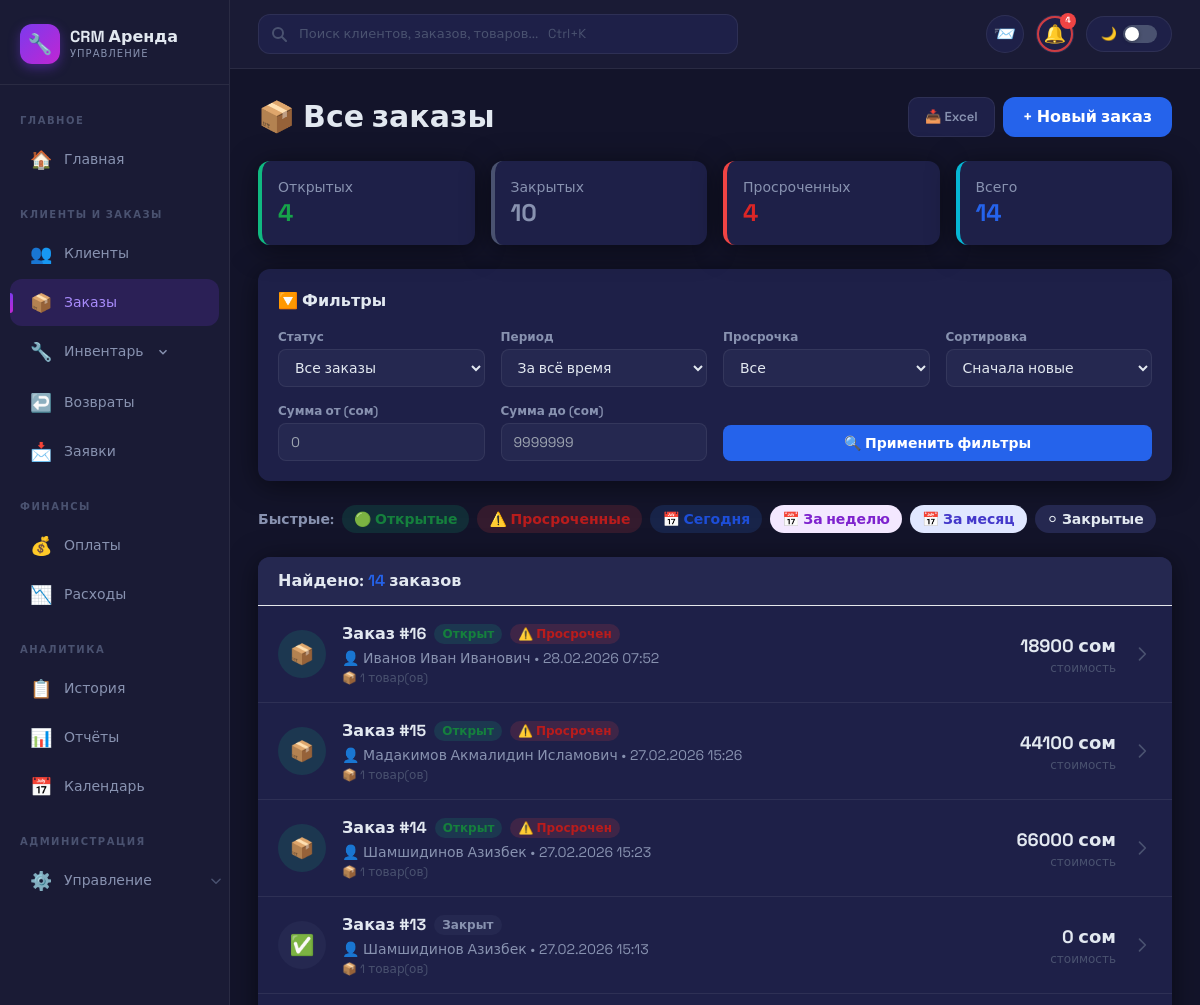
The page /rental/orders/ (signed in, upper part) on the database as committed earlier.
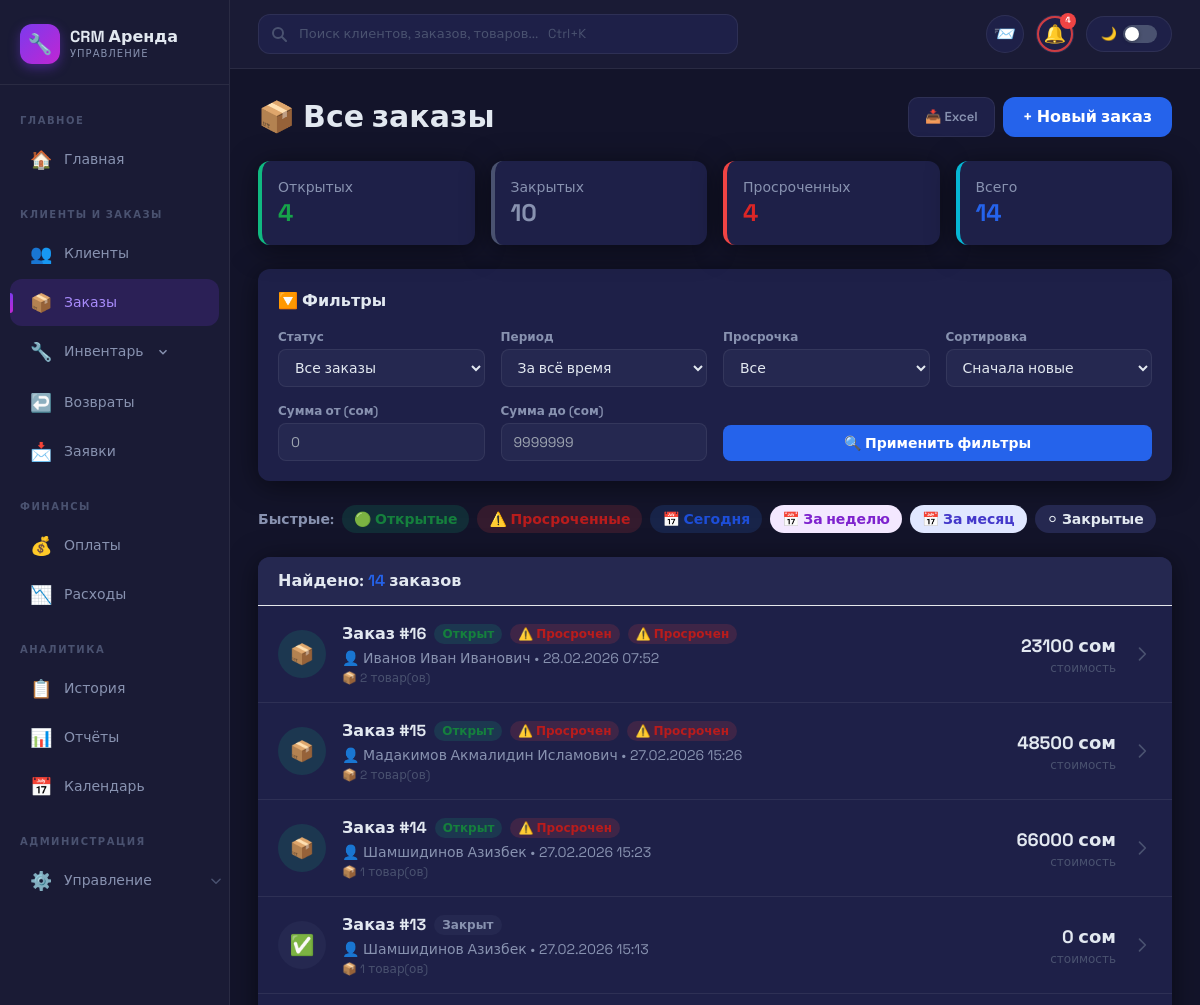
The same page on the database as committed later.
### apps/rental/models.py (models this page shows, shortened)
class RentalOrder(models.Model):
    STATUS_OPEN   = 'open'
    STATUS_CLOSED = 'closed'
    STATUS_CHOICES = [
        (STATUS_OPEN,   'Открыт'),
        (STATUS_CLOSED, 'Закрыт'),
    ]
    client = models.ForeignKey(Client, on_delete=models.CASCADE, related_name='rental_orders', verbose_name='Клиент')
    created_at = models.DateTimeField('Дата создания', auto_now_add=True)
    status = models.CharField('Статус', max_length=20, choices=STATUS_CHOICES, default='open')
    notes = models.TextField('Примечания', blank=True)
    order_number = models.PositiveIntegerField(
        verbose_name='Номер заказа клиента',
        help_text='Порядковый номер заказа для этого клиента (#1, #2, #3...)',
        null=True,
        blank=True
    )
    order_code = models.CharField(
        max_length=50,
        verbose_name='Код заказа',
        help_text='Уникальный код заказа (ФИО-1, ФИО-2...)',
        blank=True,
        db_index=True
    )
    proof_file = models.FileField(
        'Доказательство (фото/аудио)',
        upload_to='orders/proofs/',
        blank=True,
        null=True
    )
    has_delivery = models.BooleanField('Доставка', default=False)
    delivery_address = models.CharField('Адрес доставки', max_length=500, blank=True)
    delivery_vehicle = models.CharField('Автомобиль', max_length=200, blank=True)
    delivery_plate = models.CharField('Номер авто', max_length=50, blank=True)
    delivery_cost = models.DecimalField('Стоимость доставки', max_digits=10, decimal_places=2, default=0)
    class Meta:
        verbose_name = 'Заказ аренды'
        verbose_name_plural = 'Заказы аренды'
        ordering = ['-created_at']
    def get_current_total(self):
        total = Decimal('0')
        for item in self.items.all():
            total += item.get_actual_cost()
        return total

class OrderItem(models.Model):
    order = models.ForeignKey(RentalOrder, on_delete=models.CASCADE, related_name='items', verbose_name='Заказ')
    product = models.ForeignKey(Product, on_delete=models.PROTECT, verbose_name='Товар')
    quantity_taken = models.PositiveIntegerField('Взято штук')
    quantity_returned = models.PositiveIntegerField('Возвращено штук', default=0)
    quantity_remaining = models.PositiveIntegerField('Осталось штук')
    issued_date = models.DateTimeField('Дата выдачи')
    planned_return_date = models.DateTimeField('Планируемая дата возврата')
    rental_days = models.PositiveIntegerField('Дней аренды', default=1)
    rental_hours = models.PositiveIntegerField('Часов аренды', default=0)
    price_per_day = models.DecimalField('Цена/день', max_digits=10, decimal_places=2)
    price_per_hour = models.DecimalField('Цена/час', max_digits=10, decimal_places=2, default=0)
    original_total_cost = models.DecimalField('Изначальная стоимость', max_digits=10, decimal_places=2)
    current_total_cost = models.DecimalField('Текущая стоимость', max_digits=10, decimal_places=2)
    actual_cost = models.DecimalField('Фактическая стоимость', max_digits=10, decimal_places=2, null=True, blank=True)
    rain_applicable = models.BooleanField('Дождь не считается', default=False)
    class Meta:
        verbose_name = 'Товар в заказе'
        verbose_name_plural = 'Товары в заказе'
    def get_actual_cost(self):
        now = timezone.now()
        price_per_day = Decimal(str(self.price_per_day))
        if hasattr(self, '_prefetched_objects_cache') and 'returns' in self._prefetched_objects_cache:
            returned_actual = sum(r.calculated_cost for r in self.returns.all()) or Decimal('0')
        else:
            returned_actual = self.returns.aggregate(t=Sum('calculated_cost'))['t'] or Decimal('0')
        returned_actual = Decimal(str(returned_actual))
        if self.quantity_remaining == 0:
            return returned_actual
        remaining_base = price_per_day * Decimal(str(self.quantity_remaining)) * Decimal(str(self.rental_days))
        if self.planned_return_date >= now:
            return returned_actual + remaining_base
        overdue_time = now - self.planned_return_date
        if overdue_time.total_seconds() < 86400:
            overdue_cost = (price_per_day / 24) * Decimal(str(overdue_time.seconds // 3600)) * Decimal(str(self.quantity_remaining))
        else:
            overdue_cost = price_per_day * Decimal(str(overdue_time.days)) * Decimal(str(self.quantity_remaining))
        return returned_actual + remaining_base + overdue_cost

class ReturnItem(models.Model):
    return_document = models.ForeignKey(ReturnDocument, on_delete=models.CASCADE, related_name='items', verbose_name='Документ возврата')
    order_item = models.ForeignKey(OrderItem, on_delete=models.PROTECT, related_name='returns', verbose_name='Товар из заказа')
    quantity = models.PositiveIntegerField('Возвращено штук')
    actual_days = models.PositiveIntegerField('Фактически дней')
    actual_hours = models.PositiveIntegerField('Фактически часов', default=0)
    calculated_cost = models.DecimalField('Стоимость по факту', max_digits=10, decimal_places=2)
    notes = models.TextField('Примечания', blank=True)
    repair_fee = models.DecimalField('Плата за ремонт/чистку', max_digits=10, decimal_places=2, default=0)
    repair_notes = models.TextField('Примечание по ремонту', blank=True)
    class Meta:
        verbose_name = 'Товар в возврате'
        verbose_name_plural = 'Товары в возврате'

### apps/clients/models.py (models this page shows, shortened)
class Client(models.Model):
    owner = models.ForeignKey(
        User, on_delete=models.CASCADE,
        null=True, blank=True,
        related_name='clients',
        verbose_name='Компания (владелец)',
    )
    last_name = models.CharField('Фамилия', max_length=100)
    first_name = models.CharField('Имя', max_length=100)
    middle_name = models.CharField('Отчество', max_length=100, blank=True)
    passport_front = models.ImageField('Паспорт (лицевая)', upload_to=passport_front_path, blank=True, null=True)
    passport_back = models.ImageField('Паспорт (обратная)', upload_to=passport_back_path, blank=True, null=True)
    email = models.EmailField('Email', blank=True, null=True)
    telegram_id = models.CharField(max_length=50, blank=True, null=True, verbose_name='Telegram ID')
    created_at = models.DateTimeField('Дата регистрации', auto_now_add=True)
    updated_at = models.DateTimeField('Дата обновления', auto_now=True)
    class Meta:
        verbose_name = 'Клиент'
        verbose_name_plural = 'Клиенты'
        ordering = ['-created_at']
    def get_full_name(self):
        return f"{self.last_name} {self.first_name} {self.middle_name}".strip()

### apps/main/views.py (the view, shortened to what this page needs)
# urls.py: path('rental/orders/', views.orders_list, name='orders_list'),
@login_required
def orders_list(request):
    from apps.rental.models import RentalOrder
    from apps.clients.models import Client
    owner = get_tenant_owner(request.user)
    status        = request.GET.get('status', '')        # open / closed / all
    date_range    = request.GET.get('date_range', '')    # today / week / month / all
    overdue_only  = request.GET.get('overdue', '')       # 1 = только просроченные
    amount_min    = request.GET.get('amount_min', '')    # минимальная сумма
    amount_max    = request.GET.get('amount_max', '')    # максимальная сумма
    sort_by       = request.GET.get('sort', '-created_at')  # сортировка
    orders = RentalOrder.objects.filter(client__owner=owner).select_related('client').prefetch_related('items__returns')
    if status == 'open':
        orders = orders.filter(status=RentalOrder.STATUS_OPEN)
    elif status == 'closed':
        orders = orders.filter(status=RentalOrder.STATUS_CLOSED)
    now = timezone.now()
    if date_range == 'today':
        orders = orders.filter(created_at__date=now.date())
    elif date_range == 'week':
        orders = orders.filter(created_at__gte=now - timedelta(days=7))
    elif date_range == 'month':
        orders = orders.filter(created_at__gte=now - timedelta(days=30))
    valid_sorts = ['-created_at', 'created_at', '-id', 'id']
    if sort_by in valid_sorts:
        orders = orders.order_by(sort_by)
    else:
        orders = orders.order_by('-created_at')
    total_open   = RentalOrder.objects.filter(status=RentalOrder.STATUS_OPEN, client__owner=owner).count()
    total_closed = RentalOrder.objects.filter(status=RentalOrder.STATUS_CLOSED, client__owner=owner).count()
    overdue_count = 0
    for order in RentalOrder.objects.filter(status=RentalOrder.STATUS_OPEN, client__owner=owner).prefetch_related('items'):
        for item in order.items.all():
            if item.quantity_remaining > 0 and item.planned_return_date < now:
                overdue_count += 1
                break
    page_obj, page_query = paginate(request, orders)
    context = {
        'orders': page_obj,
        'page_obj': page_obj,
        'page_query': page_query,
        'total_open': total_open,
        'total_closed': total_closed,
        'overdue_count': overdue_count,
        'current_status': status,
        'current_date_range': date_range,
        'current_overdue': overdue_only,
        'current_amount_min': amount_min,
        'current_amount_max': amount_max,
        'current_sort': sort_by,
        'filters_active': any([status, date_range, overdue_only, amount_min, amount_max]),
    }
    return render(request, 'rental/orders_list.html', context)

### apps/company/models.py (called while the page is built)
    @classmethod
    def get_company(cls):
        company, created = cls.objects.get_or_create(
            pk=1,
            defaults={
                'company_name': 'Моя компания',
                'currency': 'сом',
            }
        )
        return company

### apps/main/pagination.py (called while the page is built)
def paginate(request, queryset, per_page=PER_PAGE):
    paginator = Paginator(queryset, per_page)
    page_number = request.GET.get('page')
    try:
        page_obj = paginator.page(page_number)
    except PageNotAnInteger:
        page_obj = paginator.page(1)
    except EmptyPage:
        page_obj = paginator.page(paginator.num_pages)
    params = request.GET.copy()
    params.pop('page', None)
    page_query = params.urlencode()
    return page_obj, page_query

### apps/main/views.py (called while the page is built)
def get_tenant_owner(user):
    if user.is_superuser:
        return user
    try:
        owner = user.profile.owner
        return owner if owner else user
    except Exception:
        return user

### templates/rental/orders_list.html (shortened to what the changed rows need)
{% extends 'base_dark.html' %}
{% load static %}
{% block extra_head %}<link rel="stylesheet" href="{% static 'css/orders_list.css' %}">{% endblock %}
{% block content %}
<div class="space-y-6">
    <div class="flex justify-between items-center flex-wrap gap-3">
        <h1 class="text-3xl font-bold text-gray-800">📦 Все заказы</h1>
    </div>
    <form method="get" class="bg-white rounded-xl shadow-sm p-5 space-y-4">
        <div class="flex items-center justify-between">
            <h2 class="font-bold text-gray-700 flex items-center gap-2">
                🔽 Фильтры
            </h2>
        </div>
    </form>
    <div class="bg-white rounded-xl shadow-sm overflow-hidden">
        {% if orders %}
        <div class="divide-y">
            {% for order in orders %}
            {% now "Y-m-d H:i:s" as current_time %}
            {% with is_overdue=False %}
            <a href="/clients/{{ order.client.id }}/" class="flex items-center gap-4 px-5 py-4 hover:bg-blue-50 transition">
                <div class="flex-shrink-0 w-12 h-12 {% if order.status == 'open' %}bg-green-100{% else %}bg-gray-100{% endif %} rounded-full flex items-center justify-center">
                    <span class="text-xl">{% if order.status == 'open' %}📦{% else %}✅{% endif %}</span>
                </div>
                <div class="flex-1">
                    <div class="flex items-center gap-2">
                        <span class="font-bold text-gray-800">Заказ #{{ order.id }}</span>
                        <span class="px-2 py-0.5 {% if order.status == 'open' %}bg-green-100 text-green-700{% else %}bg-gray-100 text-gray-600{% endif %} rounded-full text-xs font-semibold">
                            {% if order.status == 'open' %}Открыт{% else %}Закрыт{% endif %}
                        </span>
                        {% if order.status == 'open' %}
                            {% for item in order.items.all %}
                                {% if item.quantity_remaining > 0 %}
                                    {% now "Y-m-d H:i:s" as ct %}
                                    {% if item.planned_return_date|date:"Y-m-d H:i:s" < ct %}
                                    <span class="px-2 py-0.5 bg-red-100 text-red-700 rounded-full text-xs font-semibold animate-pulse">
                                        ⚠️ Просрочен
                                    </span>
                                    {% endif %}
                                {% endif %}
                            {% endfor %}
                        {% endif %}
                    </div>
                    <p class="text-sm text-gray-600 mt-0.5">
                        👤 {{ order.client.get_full_name }} • {{ order.created_at|date:"d.m.Y H:i" }}
                    </p>
                    <p class="text-xs text-gray-400 mt-0.5">
                        📦 {{ order.items.count }} товар(ов)
                    </p>
                </div>
                <div class="text-right">
                    <p class="font-bold text-lg text-gray-800">{{ order.get_current_total|floatformat:0 }} сом</p>
                    <p class="text-xs text-gray-400">стоимость</p>
                </div>
                <svg class="w-5 h-5 text-gray-300" fill="none" stroke="currentColor" viewBox="0 0 24 24">
                    <path stroke-linecap="round" stroke-linejoin="round" stroke-width="2" d="M9 5l7 7-7 7"/>
                </svg>
            </a>
            {% endwith %}
            {% endfor %}
        </div>
        {% endif %}
    </div>
</div>
{% endblock %}

Rows that differ between the two databases and show on the page:
changed RentalOrder "Иванов Иван Иванович": items.count "1" → "2"; get_current_total "18900" → "23100"
added OrderItem: shows "⚠️ Просрочен", shown under RentalOrder "Иванов Иван Иванович"
changed RentalOrder "Мадакимов Акмалидин Исламович": items.count "1" → "2"; get_current_total "44100" → "48500"
added OrderItem: shows "⚠️ Просрочен", shown under RentalOrder "Мадакимов Акмалидин Исламович"
